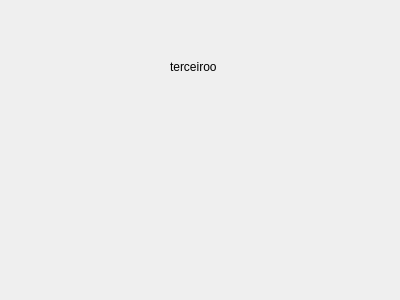
<?xml version="1.0" encoding="UTF-8"?>
<ui version="4.0">
 <class>terceiro</class>
 <widget class="QDialog" name="terceiro">
  <property name="geometry">
   <rect>
    <x>0</x>
    <y>0</y>
    <width>400</width>
    <height>300</height>
   </rect>
  </property>
  <property name="windowTitle">
   <string>Dialog</string>
  </property>
  <widget class="QLabel" name="label">
   <property name="geometry">
    <rect>
     <x>170</x>
     <y>60</y>
     <width>47</width>
     <height>13</height>
    </rect>
   </property>
   <property name="text">
    <string>terceirooo</string>
   </property>
  </widget>
 </widget>
 <resources/>
 <connections/>
</ui>
